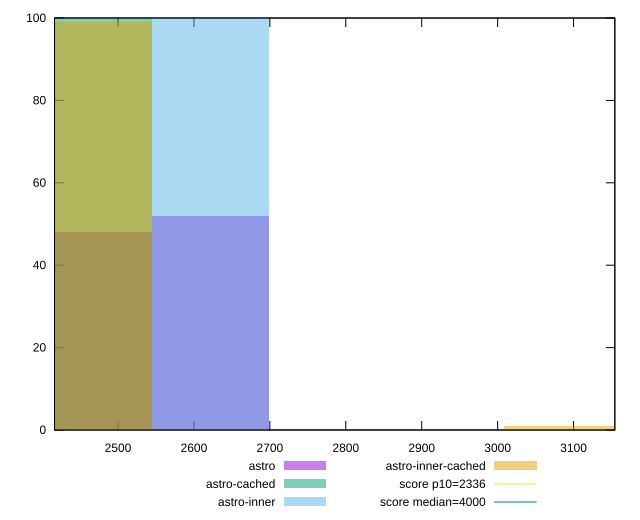

Write the gnuplot code that produced this figure.
reset

$astro <<EOF
2468.1039465201575 48
2622.3604431776675 52
EOF

$astroCached <<EOF
2468.1039465201575 100
EOF

$astroInner <<EOF
2622.3604431776675 100
EOF

$astroInnerCached <<EOF
3085.129933150197 1
2468.1039465201575 99
EOF

set key outside below
set boxwidth 154.25649665750984
set xrange [2416.433:3154.3100000000004]
set yrange [0:100]
set trange [0:100]
set style fill transparent solid 0.5 noborder

set parametric
set terminal svg size 640, 520 enhanced background rgb 'white'
set output "reports/report_00033_2021-03-01T14-23-16.841Z/first-contentful-paint/comparison/histogram/all_raw.svg"

plot $astro title "astro" with boxes, \
     $astroCached title "astro-cached" with boxes, \
     $astroInner title "astro-inner" with boxes, \
     $astroInnerCached title "astro-inner-cached" with boxes, \
     2336,t title "score p10=2336", \
     4000,t title "score median=4000"

reset
